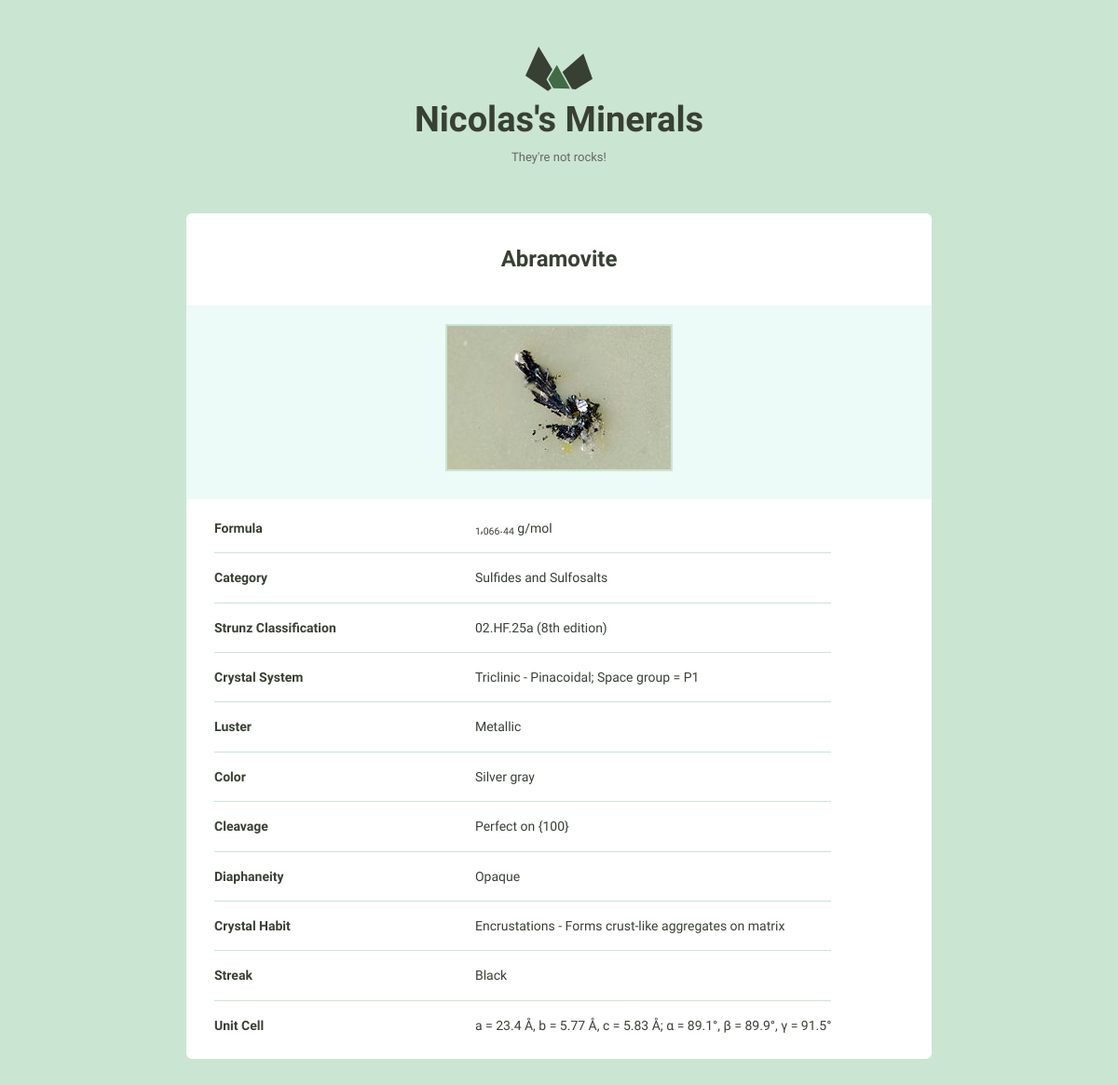
/878/, run on the app's committed database.
### minerals/models.py (models this page shows, shortened)
class Mineral(models.Model):
    name = models.CharField(max_length=255)
    image_filename = models.CharField(max_length=255, null=True)
    image_caption = models.CharField(max_length=255, null=True)
    category = models.CharField(max_length=255, null=True)
    formula = models.CharField(max_length=255, null=True)
    strunz_classification = models.CharField(max_length=255, null=True)
    crystal_system = models.CharField(max_length=255, null=True)
    unit_cell = models.CharField(max_length=255, null=True)
    color = models.CharField(max_length=255, null=True)
    crystal_symmetry = models.CharField(max_length=255, null=True)
    cleavage = models.CharField(max_length=255, null=True)
    mohs_scale_hardness = models.CharField(max_length=255, null=True)
    luster = models.CharField(max_length=255, null=True)
    streak = models.CharField(max_length=255, null=True)
    diaphaneity = models.CharField(max_length=255, null=True)
    optical_properties = models.CharField(max_length=255, null=True)
    refractive_index = models.CharField(max_length=255, null=True)
    crystal_habit = models.CharField(max_length=255, null=True)
    specific_gravity = models.CharField(max_length=255, null=True)
    def attributes_sorted_most_common(self):
        attributes_occurences_counted = defaultdict(int)
        excluded_fields = ["id", "name",  "image_filename",  "image_caption"]
        minerals = Mineral.objects.all()
        for mineral in minerals:
            for field in Mineral._meta.get_fields():
                if field.name not in excluded_fields and \
                        getattr(mineral, field.name):
                    attributes_occurences_counted[field.name] += 1
        attributes_sorted = sorted(attributes_occurences_counted, key=attributes_occurences_counted.get, reverse=True)
        most_common_attributes = []
        for attribute in attributes_sorted:
            key = self._meta.get_field(attribute).verbose_name
            value = getattr(self, attribute)
            if value :
                most_common_attributes.append({"key": key, "value": value})
        return most_common_attributes

### minerals/views.py (the view)
# urls.py: url(r"(?P<pk>\d+)/$", views.mineral_detail, name="detail"),
def mineral_detail(request, pk):
    mineral = get_object_or_404(Mineral, pk=pk)
    attributes_sorted_most_common = mineral.attributes_sorted_most_common()
    return render(request, "minerals/detail.html", {'mineral': mineral,
                                                    "attributes": attributes_sorted_most_common})

### minerals/templates/minerals/detail.html (shortened to what this page needs)
{% extends "layout.html" %}
{% load static from staticfiles %}
{% block content %}
    <div class="grid-100 mineral__container">
      <h1 class="mineral__name">{{ mineral.name|title }}</h1>
      <div class="mineral__image-bg">
        <img class="mineral__image" src="{% static "images"%}/{{ mineral.image_filename }}">
        <p class="mineral__caption">{{ mineral.image_caption }}</p>
      </div>
      <div class="mineral__table-container">
        <table class="mineral__table">
            {% for attribute in attributes %}
                <tr>
                    <td class="mineral__category">{{ attribute.key|title }}</td>
                    <td>{{ attribute.value|safe }}</td>
                </tr>
            {% endfor %}
        </table>
      </div>
    </div>
  </div>
{% endblock %}

### minerals/static/css/global.css (style rules this page uses)
html { font-family: sans-serif; -ms-text-size-adjust: 100%; -webkit-text-size-adjust: 100%; }
body { margin: 0; }
h1 { font-size: 2em; margin: 0.67em 0; }
sub { font-size: 75%; line-height: 0; position: relative; vertical-align: baseline; bottom: -0.25em; }
img { border: 0; }
table { border-collapse: collapse; border-spacing: 0; }
td, th { padding: 0; }
html { font-size: 62.5%; }
body { background-color: #CAE5D2; font-size: 1.5em; line-height: 1.6; font-weight: 400; font-family: "Cousine"; color: #666; }
.grid, .grid-5, .grid-10, .grid-15, .grid-20, .grid-25, .grid-30, .grid-33, .grid-35, .grid-40, .grid-45, .grid-50, .grid-55, .grid-60, .grid-65, .grid-66, .grid-70, .grid-75, .grid-80, .grid-90, .grid-95, .grid-100 { float: left; box-sizing: border-box; position: relative; }
.grid-100 { width: 100%; padding: 0 15px; }
h1, h2, h3, h4, h5, h6 { margin-top: 0; margin-bottom: 2rem; font-weight: bold; font-family: "Work Sans", sans-serif; color: #384033; }
h1 { font-size: 3.8rem; }
@media (min-width: 550px) { h1 { font-size: 3.8rem; } }
p { margin-top: 0; font-size: 1.6rem; }
th, td { padding: 15px; text-align: left; border-bottom: 1px solid #e1e1e1; }
th:first-child, td:first-child { padding-left: 0; }
th:last-child, td:last-child { padding-right: 0; }
table, p, ul { margin-bottom: 2.5rem; }
.mineral__container { background-color: #fff; border-radius: 6px; list-style: none; padding: 0; text-align: center; }
.mineral__name { display: block; width: 100%; margin: 0; font-size: 24px; padding: 30px 0 30px 0; }
.mineral__image { display: block; margin: 0 auto; border: solid 2px #CAE5D2; }
.mineral__image-bg { background-color: #ecfaf8; padding: 20px 0; }
.mineral__caption { font-size: 12px; font-style: italic; padding: 10px 0 0 0; margin: 0; }
.mineral__table { font-size: 14px; color: #384033; }
.mineral__table td { border-color: #CAE5D2; }
.mineral__table tr:last-of-type td { border-bottom: none; padding-bottom: 0; }
.mineral__table-container { padding: 5px 30px 0; }
.mineral__category { font-weight: bold; width: 40%; }

### data on the page
Mineral: name "Abramovite", image_filename (picture), value "1 , 066 . 44 g/mol" "Sulfides and Sulfosalts" "02.HF.25a (8th edition)" "Triclinic - Pinacoidal; Space group = P1" "Metallic" "Silver gray" "Perfect on {100}" "Opaque" "Encrustations - Forms crust-like aggregates on matrix" "Black" "a = 23.4 Å, b = 5.77 Å, c = 5.83 Å; α = 89.1°, β = 89.9°, γ = 91.5°"

### other printed values
{{ attribute.key|title }} "Formula" "Category" "Strunz Classification" "Crystal System" "Luster" "Color" "Cleavage" "Diaphaneity" "Crystal Habit" "Streak" "Unit Cell"
